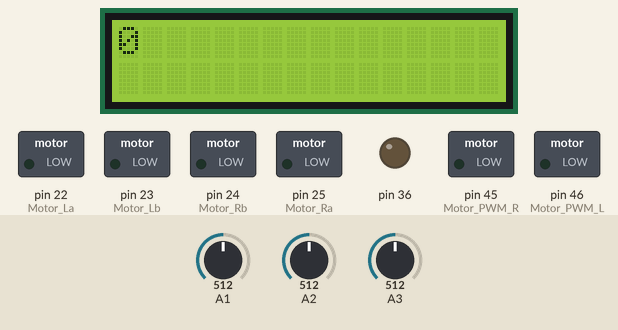
The sketch below on a simulated Arduino Mega 2560, built with avr-gcc and run on an emulated ATmega2560. Shown: 16×2 character LCD, switched loads named in the sketch (green lamp = pin HIGH), output pins drawn as LEDs (lit = HIGH). Inputs (shaded band) come from the test bench; at power-on: A1 = 512, A2 = 512, A3 = 512.

Above: at 1.2 s.
1.3 s: A1 set to 165
2.8 s: A1 set to 139
At 3.2 s:
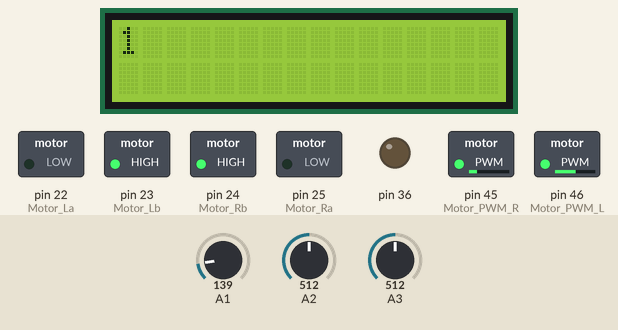
4.3 s: A2 set to 140
At 5.0 s:
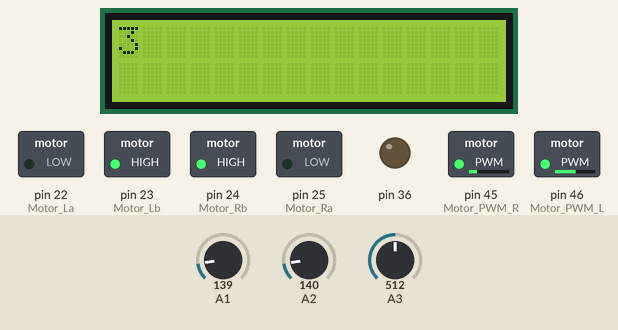
5.8 s: A1 set to 160
At 6.6 s:
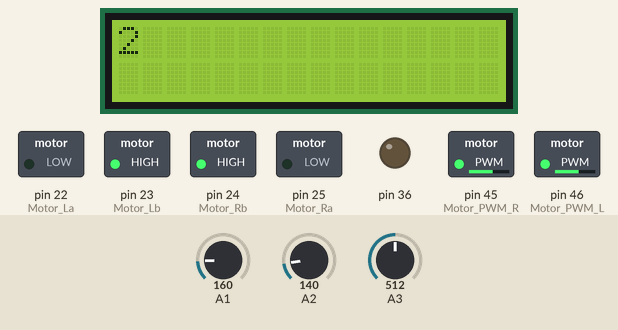
7.3 s: A3 set to 140
At 8.4 s:
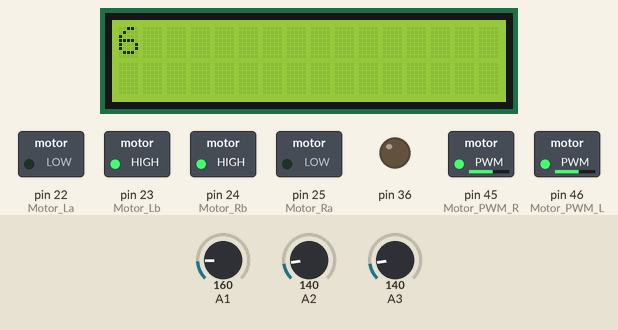
8.8 s: A2 set to 161
At 9.9 s:
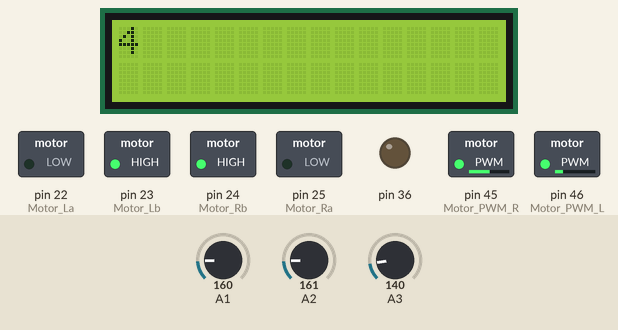
Timing chart, 0 to 11.3 s (numbered marks = the images above; inputs shaded):
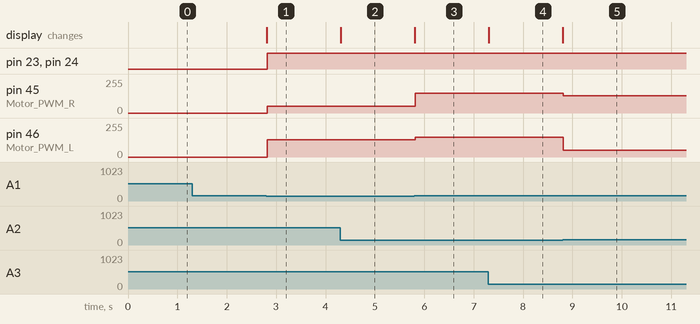

The sketch:

E_LINETRACER.ino
```cpp
#include <LiquidCrystal.h>
LiquidCrystal lcd(37, 35, 33, 32, 31, 30);
int x,t;
int sen_right=0,sen_left=0,sen_mid=0;
//int enCount = 0;
#define thres 150

void setup()
{
  //InitEncoder();
  pinMode(36, OUTPUT);
  digitalWrite(36, LOW);
  lcd.begin(16, 2);

  pinMode(A1, INPUT);
  pinMode(A2, INPUT);
  pinMode(A3, INPUT);
  pinMode(22, OUTPUT);
  pinMode(23, OUTPUT);
  pinMode(24, OUTPUT);
  pinMode(25, OUTPUT);
  pinMode(46, OUTPUT);
  pinMode(45, OUTPUT);
  lcd.setCursor(0,0);
}

void loop()
{
  int x=getADC();
    //print(x);
    switch (t)
    {
    case 1: t = 1;
        //forward();
        digitalWrite(24,HIGH);
        digitalWrite(25,LOW);
        digitalWrite(23,HIGH);
        digitalWrite(22,LOW);

        analogWrite(46,130);
        analogWrite(45,50);//velocity(130,50);
        break;

    case 2: t = 2;
        //forward();

        digitalWrite(24,HIGH);
        digitalWrite(25,LOW);
        digitalWrite(23,HIGH);
        digitalWrite(22,LOW);

        analogWrite(46,150);
        analogWrite(45,150);//velocity(150,150);
        break;

    case 4: t = 4;
        //forward();
        digitalWrite(24,HIGH);
        digitalWrite(25,LOW);
        digitalWrite(23,HIGH);
        digitalWrite(22,LOW);

        analogWrite(46,50);
        analogWrite(45,130);//velocity(50,130);

        break;

   /* case 3: t = 3;
        while (x==2)
        {
          x = getADC();
          //print(x);
        digitalWrite(24,HIGH);
        digitalWrite(25,LOW);
        digitalWrite(23,HIGH);
        digitalWrite(22,LOW);

        analogWrite(46,140);
        analogWrite(45,50);
          //forward();
          //velocity(140,50);
        }
        break;
    case 6: t = 6;
        while (x==2)
        {
          x = getADC();
          //print(x);

        digitalWrite(24,HIGH);
        digitalWrite(25,LOW);
        digitalWrite(23,HIGH);
        digitalWrite(22,LOW);

        analogWrite(46,5);
        analogWrite(45,140);
          //forward();
          //velocity(50,140);
        }
        break;*/
    }

}

void print(int x)
{
  lcd.setCursor(0,0);
  lcd.print(x);
  delay(10);
}

int getADC()
{
  int a = analogRead(A1);//right
  int b = analogRead(A2);//centre
  int c = analogRead(A3);//left
  if(a < thres)
  {
    sen_right = 1;
  }
  else
  {
    sen_right=0;
  }

  if(b < thres)
  {
    sen_mid = 1;
  }
  else
  {
    sen_mid=0;
  }

  if(c < thres)
  {
    sen_left = 1;
  }
  else
  {
    sen_left=0;
  }
  x = sen_left*4 + sen_mid*2 + sen_right;
   //if ((x==0) /*|| (x==1) || (x==2) || (x==3) || (x==4) || (x==5) || (x==6)*/)
    //{
     t = x;
   // }
    print(x);
  return x;
}
```

EYRC_MOTION.h
```cpp
#ifndef EYRC_MOTION_H_INCLUDED
#define EYRC_MOTION_H_INCLUDED

#include "Arduino.h"
class EYRC_MOTION
{
    public:
EYRC_MOTION();
void moveForward(int PWM);
void moveBackward(int PWM);
void left_slow(int PWM);
void left_sharp(int PWM);
void right_slow(int PWM);
void right_sharp(int PWM);
void brake();
};

#endif // EYRC_MOTION_H_INCLUDED
```

main.cpp
```cpp
#include "Arduino.h"
#include "EYRC_MOTION.h"

#define Motor_La 22
#define Motor_Lb 23
#define Motor_Ra 25
#define Motor_Rb 24
#define Motor_PWM_L 46
#define Motor_PWM_R 45
#define PWM 128
#define LCD_RW 36

EYRC_MOTION::EYRC_MOTION()
{
     pinMode(Motor_La,OUTPUT);
 pinMode(Motor_Lb,OUTPUT);
 pinMode(Motor_Ra,OUTPUT);
 pinMode(Motor_Rb,OUTPUT);
 pinMode(Motor_PWM_L,OUTPUT);
 pinMode(Motor_PWM_R,OUTPUT);
}
void EYRC_MOTION::moveForward(int pwm)
{
    digitalWrite(Motor_La,LOW);
  digitalWrite(Motor_Lb,HIGH);
  analogWrite(Motor_PWM_L,pwm);

  digitalWrite(Motor_Ra,LOW);
  digitalWrite(Motor_Rb,HIGH);
  analogWrite(Motor_PWM_R,pwm);
}
void EYRC_MOTION::moveBackward(int pwm)
{
    digitalWrite(Motor_La,HIGH);
  digitalWrite(Motor_Lb,LOW);
  analogWrite(Motor_PWM_L,pwm);

  digitalWrite(Motor_Ra,HIGH);
  digitalWrite(Motor_Rb,LOW);
  analogWrite(Motor_PWM_R,pwm);
}
void EYRC_MOTION::left_slow(int pwm)
{
    digitalWrite(Motor_La,HIGH);
  digitalWrite(Motor_Lb,HIGH);
  analogWrite(Motor_PWM_L,pwm);

  digitalWrite(Motor_Ra,LOW);
  digitalWrite(Motor_Rb,HIGH);
  analogWrite(Motor_PWM_R,pwm);
}
void EYRC_MOTION::left_sharp(int pwm)
{
    digitalWrite(Motor_La,HIGH);
  digitalWrite(Motor_Lb,LOW);
  analogWrite(Motor_PWM_L,pwm);

  digitalWrite(Motor_Ra,LOW);
  digitalWrite(Motor_Rb,HIGH);
  analogWrite(Motor_PWM_R,pwm);
}
void EYRC_MOTION::right_slow(int pwm)
{
    digitalWrite(Motor_La,LOW);
  digitalWrite(Motor_Lb,HIGH);
  analogWrite(Motor_PWM_L,pwm);

  digitalWrite(Motor_Ra,HIGH);
  digitalWrite(Motor_Rb,HIGH);
  analogWrite(Motor_PWM_R,pwm);
}
void EYRC_MOTION::right_sharp(int pwm)
{
    digitalWrite(Motor_La,LOW);
  digitalWrite(Motor_Lb,HIGH);
  analogWrite(Motor_PWM_L,pwm);

  digitalWrite(Motor_Ra,HIGH);
  digitalWrite(Motor_Rb,LOW);
  analogWrite(Motor_PWM_R,pwm);
}
void EYRC_MOTION::brake()
{
    digitalWrite(Motor_La,HIGH);
  digitalWrite(Motor_Lb,HIGH);
  analogWrite(Motor_PWM_L,255);

  digitalWrite(Motor_Ra,HIGH);
  digitalWrite(Motor_Rb,HIGH);
  analogWrite(Motor_PWM_R,255);
}
```

Measured:
- the behaviour switches between 150 and 149 on A1 (found by bisection; images 0 and 1)
- the behaviour switches between 149 and 150 on A2 (found by bisection; images 4 and 5)
- after the input at 1.3 s, every drawn part: stays the same
- after the input at 2.8 s, pin 23 (Motor_Lb), pin 24 (Motor_Rb): LOW → HIGH at once; pin 45 (Motor_PWM_R): 0/255 → 50/255 at once; pin 46 (Motor_PWM_L): 0/255 → 130/255 at once; the display: changes at once (image 1)
- after the input at 4.3 s, the display: changes at once (image 2)
- after the input at 5.8 s, pin 45 (Motor_PWM_R): 50/255 → 150/255 at once; pin 46 (Motor_PWM_L): 130/255 → 150/255 at once; the display: changes at once (image 3)
- after the input at 7.3 s, the display: changes at once (image 4)
- after the input at 8.8 s, pin 45 (Motor_PWM_R): 150/255 → 130/255 at once; pin 46 (Motor_PWM_L): 150/255 → 50/255 at once; the display: changes at once (image 5)
